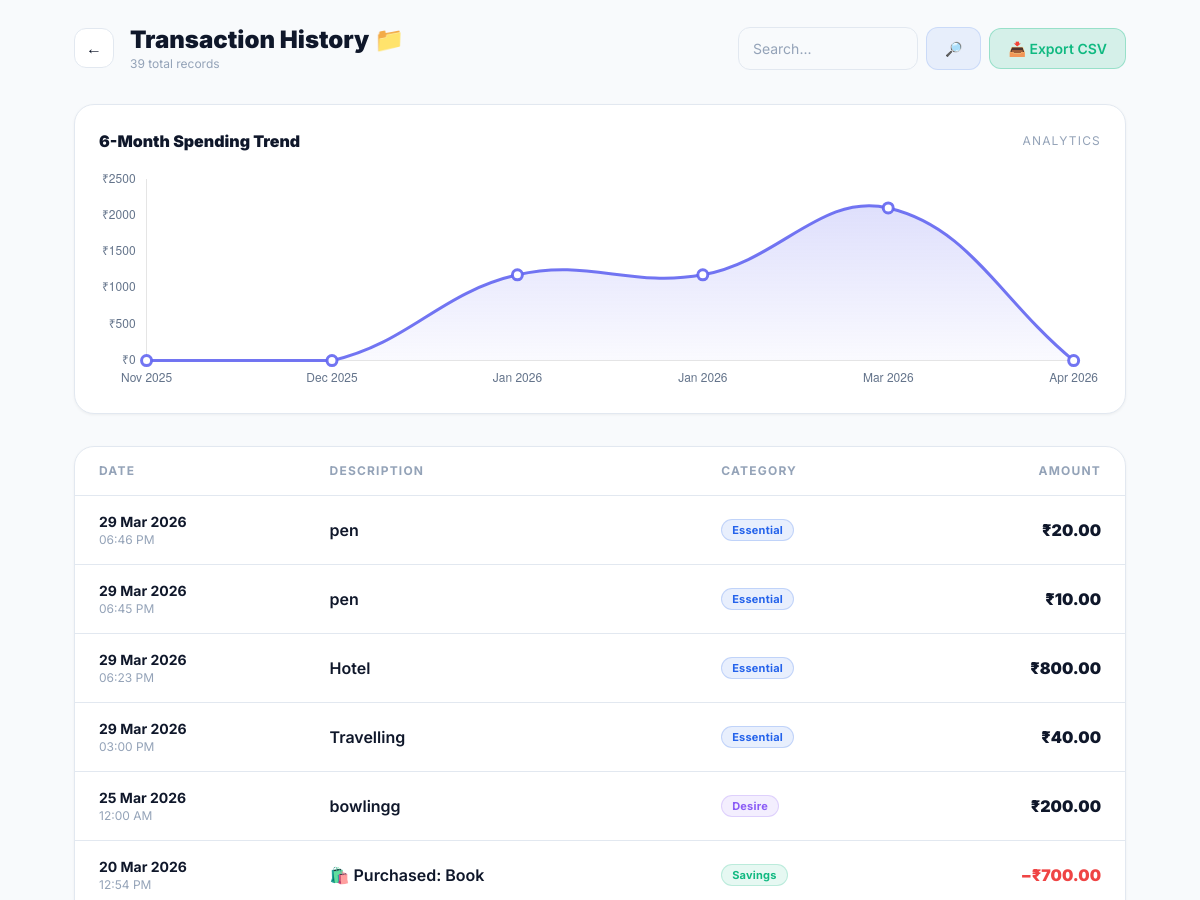
The app's page /history (signed in, upper part), older data.
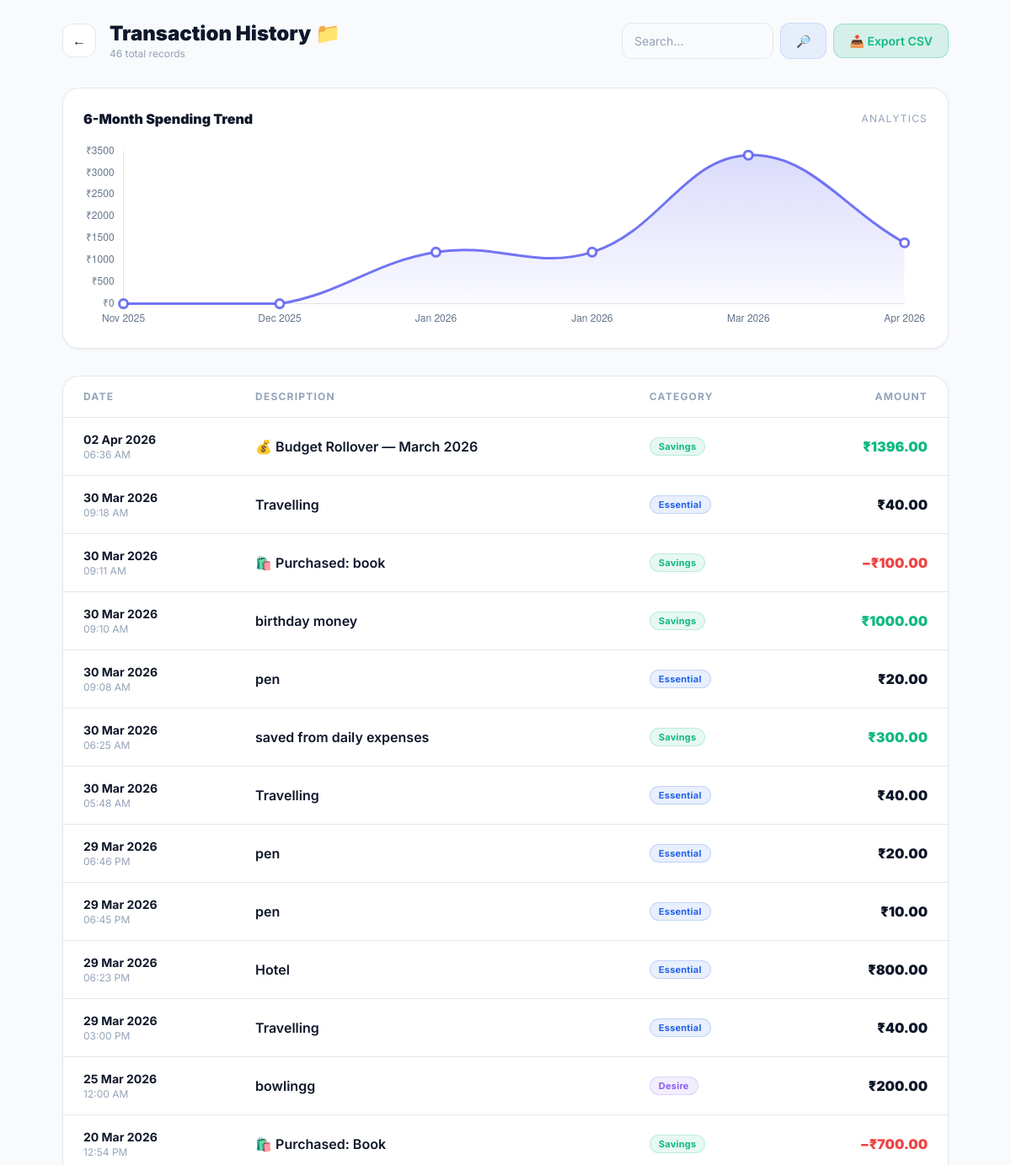
The same page, newer data.
### app/models.py (models this page shows, shortened)
class Expense(db.Model):
    id = db.Column(db.Integer, primary_key=True)
    title = db.Column(db.String(100), nullable=False)
    date_posted = db.Column(db.DateTime, nullable=False, default=datetime.utcnow)
    amount = db.Column(db.Float, nullable=False)
    category = db.Column(db.String(20), nullable=False) # 'Need', 'Want', 'Savings'
    user_id = db.Column(db.Integer, db.ForeignKey('user.id'), nullable=False)
    event_id = db.Column(db.Integer, db.ForeignKey('event.id'), nullable=True)

### app/main/routes.py (the view)
@main.route('/history')
@login_required
def history():
    search_query = request.args.get('search')
    query = Expense.query.filter_by(user_id=current_user.id)
    if search_query:
        query = query.filter(Expense.title.contains(search_query))
    all_expenses = query.order_by(Expense.date_posted.desc()).all()
    today = datetime.utcnow()
    trend_labels = []
    trend_values = []
    for i in range(5, -1, -1):
        first_of_current = today.replace(day=1)
        target_date = first_of_current - timedelta(days=i*30)
        month = target_date.month
        year = target_date.year
        month_total = db.session.query(func.sum(Expense.amount)).filter(
            Expense.user_id == current_user.id,
            func.extract('month', Expense.date_posted) == month,
            func.extract('year', Expense.date_posted) == year
        ).scalar() or 0
        trend_labels.append(target_date.strftime('%b %Y'))
        trend_values.append(float(month_total))
    return render_template('history.html',
                           all_expenses=all_expenses,
                           trend_labels=trend_labels,
                           trend_values=trend_values)

### app/models.py (called while the page is built)
@login_manager.user_loader
def load_user(user_id):
    return User.query.get(int(user_id))

### app/templates/history.html (shortened to what the changed rows need)
{% extends "layout.html" %}
{% block content %}
<div class="flex flex-col md:flex-row md:items-center justify-between gap-4 mb-8 anim-1">
    <div class="flex items-center gap-4">
        <div>
            <h1 class="text-2xl font-black" style="color:var(--text)">Transaction History 📁</h1>
            <p class="text-xs text-faint">{{ all_expenses|length }} total records</p>
        </div>
    </div>
</div>
<div class="card p-6 mb-8 anim-2">
    <div class="flex items-center justify-between mb-4">
        <h2 class="font-black" style="color:var(--text)">6-Month Spending Trend</h2>
    </div>
    <div style="height:220px;"><canvas id="trendChart"></canvas></div>
</div>
<div class="card overflow-hidden anim-3">
    <div class="overflow-x-auto">
        <table class="w-full">
            <thead>
                <tr style="border-bottom:1px solid var(--border);">
                    <th class="py-4 px-6 text-left text-xs font-bold uppercase tracking-widest text-faint">Date</th>
                    <th class="py-4 px-6 text-left text-xs font-bold uppercase tracking-widest text-faint">Description</th>
                    <th class="py-4 px-6 text-left text-xs font-bold uppercase tracking-widest text-faint">Category</th>
                    <th class="py-4 px-6 text-right text-xs font-bold uppercase tracking-widest text-faint">Amount</th>
                </tr>
            </thead>
            <tbody>
                {% for expense in all_expenses %}
                <tr class="trow" style="border-bottom:1px solid var(--border);">
                    <td class="py-4 px-6">
                        <p class="text-sm font-bold" style="color:var(--text)">{{ expense.date_posted.strftime('%d %b %Y') }}</p>
                        <p class="text-xs text-faint">{{ expense.date_posted.strftime('%I:%M %p') }}</p>
                    </td>
                    <td class="py-4 px-6 font-semibold" style="color:var(--text)">{{ expense.title }}</td>
                    <td class="py-4 px-6">
                        <span class="badge {% if expense.category == 'Need' %}badge-blue{% elif expense.category == 'Want' %}badge-purple{% else %}badge-green{% endif %}">
                            {% if expense.category == 'Need' %}Essential{% elif expense.category == 'Want' %}Desire{% else %}{{ expense.category }}{% endif %}
                        </span>
                    </td>
                    <td class="py-4 px-6 text-right font-black" style="color:{% if expense.amount < 0 %}var(--red){% elif expense.category == 'Savings' %}var(--green){% else %}var(--text){% endif %}">
                        {% if expense.amount < 0 %}−{% endif %}₹{{ "%.2f"|format(expense.amount|abs) }}
                    </td>
                </tr>
                {% endfor %}
            </tbody>
        </table>
    </div>
</div>
<script>
document.addEventListener('DOMContentLoaded', function() {
    const style = getComputedStyle(document.documentElement);
    const accent = style.getPropertyValue('--accent').trim();
    const ctx = document.getElementById('trendChart').getContext('2d');
    const grad = ctx.createLinearGradient(0, 0, 0, 220);
    grad.addColorStop(0, 'rgba(99,102,241,0.25)');
    grad.addColorStop(1, 'rgba(99,102,241,0)');
    new Chart(ctx, {
        type: 'line',
        data: {
            labels: {{ trend_labels|tojson }},
            datasets: [{
                data: {{ trend_values|tojson }},
                borderColor: 'rgba(99,102,241,0.9)',
                backgroundColor: grad,
                fill: true, tension: 0.4, borderWidth: 3,
                pointBackgroundColor: '#fff',
                pointBorderColor: 'rgba(99,102,241,0.9)',
                pointRadius: 5, pointHoverRadius: 7
            }]
        },
        options: {
            responsive: true, maintainAspectRatio: false,
            plugins: { legend: { display: false },
                tooltip: { backgroundColor:'rgba(0,0,0,0.75)', padding:12, cornerRadius:12,
                    callbacks: { label: c => '₹' + c.parsed.y.toLocaleString('en-IN') } }
            },
            scales: {
                y: { beginAtZero: true, grid: { color: 'rgba(255,255,255,0.04)' },
                     ticks: { color: '#64748b', callback: v => '₹' + v } },
                x: { grid: { display: false }, ticks: { color: '#64748b' } }
            }
        }
    });
});
</script>
{% endblock %}

Row changes from the older to the newer data that the page shows:
added Expense: date_posted "02 Apr 2026", date_posted "06:36 AM", title "💰 Budget Rollover — March 2026", category "Savings", amount|abs "1396.00"
added Expense: date_posted "30 Mar 2026", date_posted "09:18 AM", title "Travelling", category "Essential", amount|abs "40.00"
added Expense: date_posted "30 Mar 2026", date_posted "09:11 AM", title "🛍️ Purchased: book", category "Savings", amount|abs "100.00"
added Expense: date_posted "30 Mar 2026", date_posted "09:10 AM", title "birthday money", category "Savings", amount|abs "1000.00"
added Expense: date_posted "30 Mar 2026", date_posted "09:08 AM", title "pen", category "Essential", amount|abs "20.00"
added Expense: date_posted "30 Mar 2026", date_posted "06:25 AM", title "saved from daily expenses", category "Savings", amount|abs "300.00"
added Expense: date_posted "30 Mar 2026", date_posted "05:48 AM", title "Travelling", category "Essential", amount|abs "40.00"
Text that changed along with them:
{{ all_expenses|length }}: "39" → "46"
chart data {{ trend_values|tojson }}: [0.0, 0.0, 1182.0, 1182.0, 2104.0, 0.0] → [0.0, 0.0, 1182.0, 1182.0, 3404.0, 1396.0]
